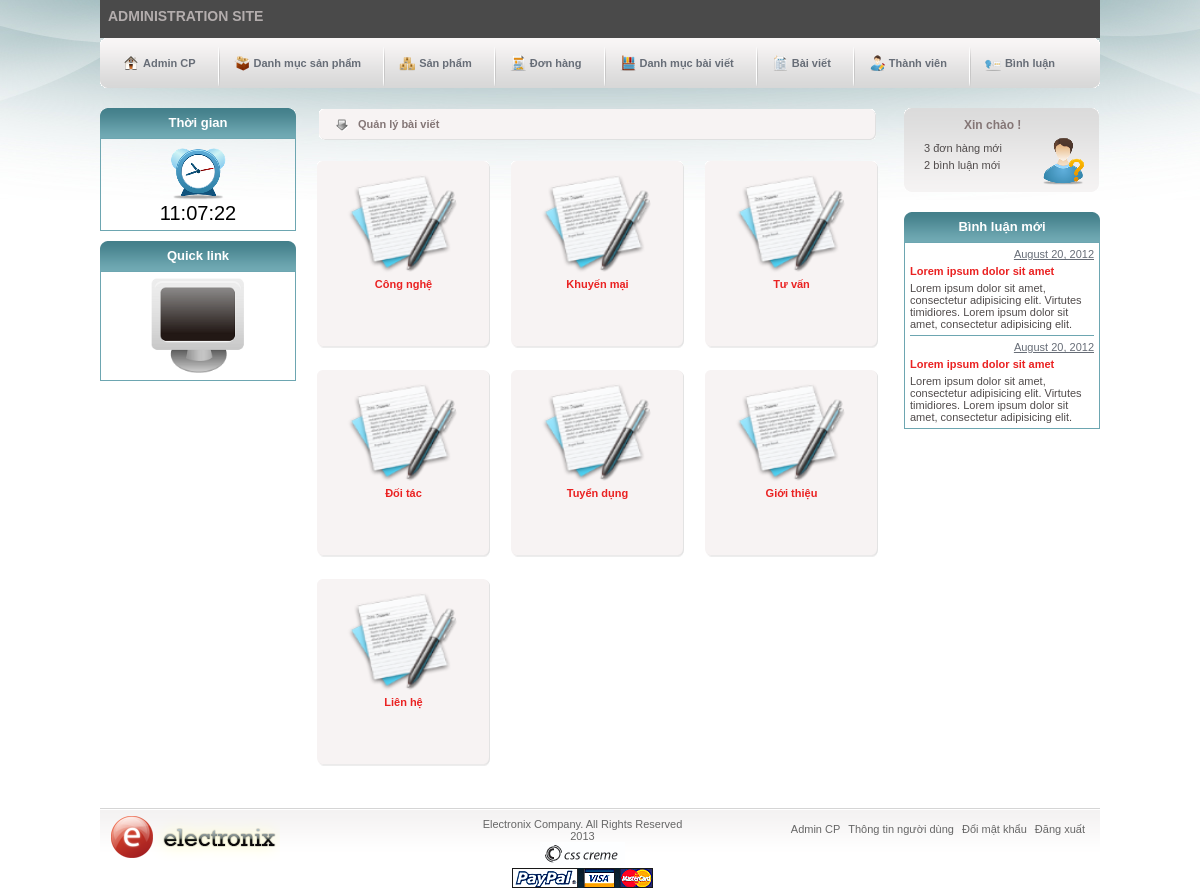
Screenshot of /admin/news.php (signed in) with the database file from the repository.
### tables this page shows
CREATE TABLE IF NOT EXISTS `n_categories` (
  `cat_id` int(11) NOT NULL AUTO_INCREMENT,
  `user_id` int(11) NOT NULL,
  `cat_name` varchar(100) NOT NULL,
  `position` tinyint(4) NOT NULL,
  PRIMARY KEY (`cat_id`)
);

### admin/news.php (the view, shortened to what this page needs)
<?php
	include('inc/header.php');
	require_once('../inc/mysqli_connect.php');
	include('inc/first-sidebar.php');
?>
	<div id="main-content">
		<div class="title-content">
			<p>Quản lý bài viết</p>
		</div>
		<?php
    		$q = "SELECT cat_id, cat_name, position ";
    		$q .= " FROM n_categories ";
    		$q .= " ORDER BY position ASC";
    		$r = mysqli_query($dbc, $q);
    		while ($cats = mysqli_fetch_array($r, MYSQLI_ASSOC)) :
		?>
		<div class="product-box">
			<img src="../images/product_box_top.gif" alt="" class="top-prod-box" />
			<div class="cen-prod-box">
				<a href="<?php echo BASE_URL.'admin/view-news.php?ncid='.$cats['cat_id']?>"><img src="../images/news.png" alt=""></a>
				<h4><a href="<?php echo BASE_URL.'admin/view-news.php?ncid='.$cats['cat_id']?>"><?php echo $cats['cat_name']; ?></a></h4>
			</div>
			<img src="../images/product_box_bottom.gif" alt="" class="bot-prod-box" />
		</div>
		<?php endwhile; ?>
	</div>
<?php
	include('inc/second-sidebar.php');
	include('inc/footer.php');
?>

### css/style.css (style rules this page uses)
* { margin: 0; padding: 0; }
html, body, div, span, applet, object, iframe, h1, h2, h3, h4, h5, h6, p, blockquote, pre, a, abbr, acronym, address, big, cite, code, del, dfn, em, font, img, ins, kbd, q, s, samp, small, strike, strong, sub, sup, tt, var, dl, dt, dd, ol, ul, li, fieldset, form, label, legend, table, caption, tbody, tfoot, thead, tr, th, td { margin: 0; padding: 0; border: 0; outline: 0; font-weight: inherit; font-style: inherit; font-size: 100%; font-family: inherit; vertical-align: baseline; }
body { background: url(../images/background.jpg) center top no-repeat; font-family: arial, helvetica, sans-serif; font-size: 11px; }
a img { border: 0; }
a { text-decoration: none; }
.box h4 a, .product-box h4 a { display: block; color: #ea2222; padding: 5px 0; font-weight: bold; }
#main-content { width: 585px; float: left; padding: 10px 10px 10px 10px; overflow: hidden; }
.title-content { width: 520px; height: 33px; float: left; background: url(../images/bar_bg.gif) no-repeat center; padding-left: 40px; line-height: 33px; margin: 0 0 10px 12px; font-weight: bold; color: #847676; }
.product-box { width: 173px; height: auto; float: left; padding: 10px 10px 10px 11px; text-align: center; overflow: hidden; }
.top-prod-box, .bot-prod-box, .top-prod-box-big, .bot-prod-box-big { width: 100%; height: 12px; float: left; }
.cen-prod-box { width: 100%; height: 165px; float: left; background: url(../images/product_box_center.gif) repeat-y; }
.cen-prod-box h4 { height: 40px; }
.cen-prod-box img { display: block; width: 110px; height: 100px; padding-left: 30px; }

### rows the page displays
n_categories: cat_name "Công nghệ"
n_categories: cat_name "Khuyến mại"
n_categories: cat_name "Tư vấn"
n_categories: cat_name "Đối tác"
n_categories: cat_name "Tuyển dụng"
n_categories: cat_name "Giới thiệu"
n_categories: cat_name "Liên hệ"
